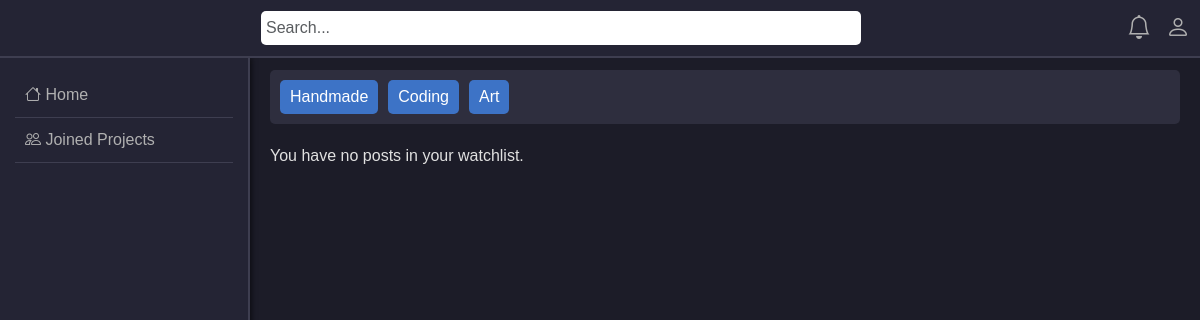
Page /home/ on the earlier database version.
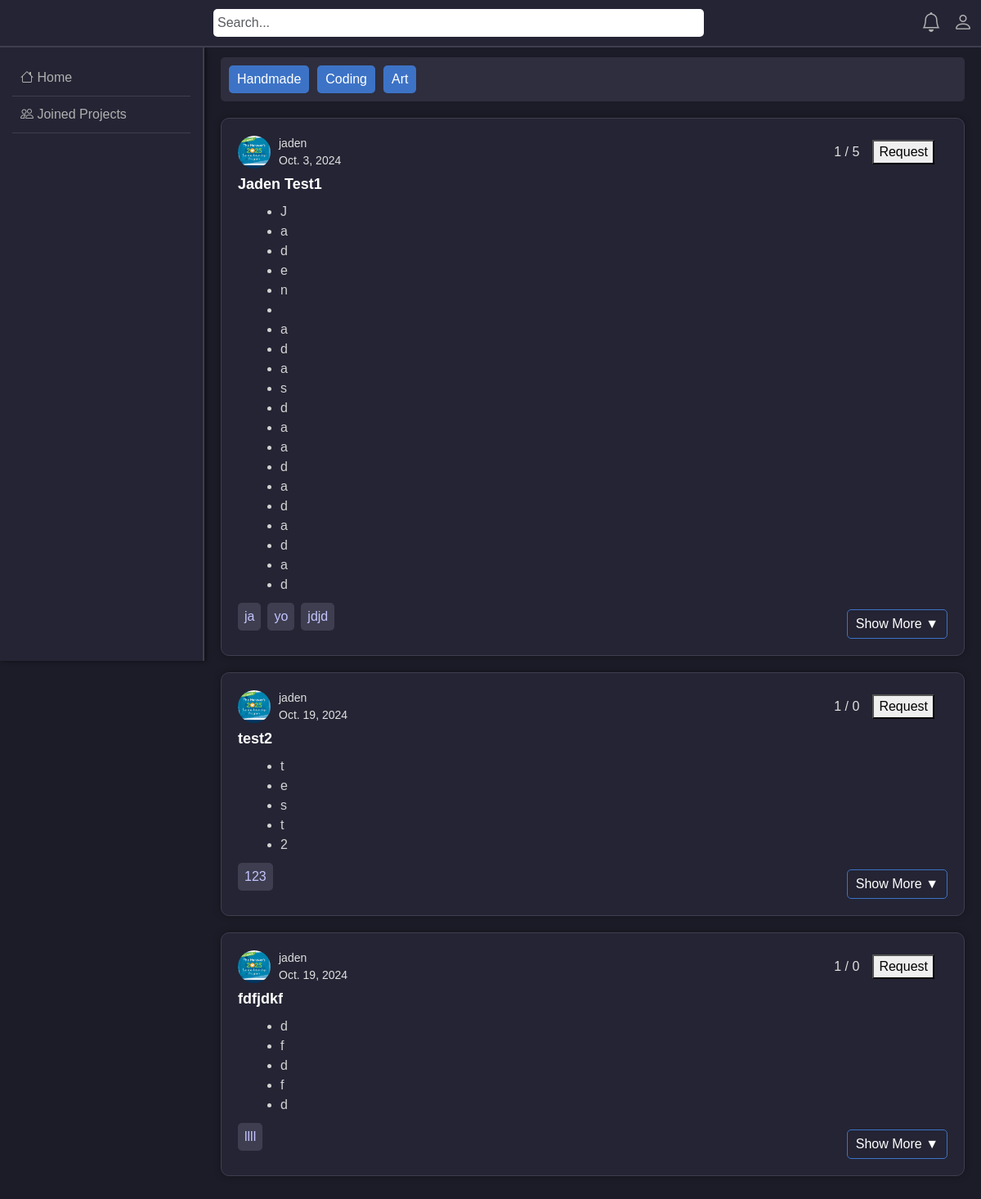
Same page on the later database version.
### main/models.py (models this page shows, shortened)
class ProjectPost(models.Model):
    title = models.CharField(max_length=100)
    description_long = models.TextField(null=True, blank=True)
    description = models.JSONField(default=list, blank=True)
    skills = models.JSONField(default=list, blank=True)
    likes = models.IntegerField(default=0)
    workers = models.IntegerField(default=1)
    workersneeded = models.IntegerField(default=2)  # This is the new field
    date = models.DateField()
    user = models.ForeignKey(User, on_delete=models.CASCADE)
    skills = models.JSONField(default=list, blank=True)
    categories = models.JSONField(default=list, blank=True)

### main/views.py (the view)
# urls.py: 2. Add a URL to urlpatterns:  path('', views.home, name='home')
def home(request):
    posts = ProjectPost.objects.all()
    posts_with_profiles = []
    for post in posts:
        try:
            profile = Profile.objects.get(user=post.user)  # Get profile for each post's user
        except Profile.DoesNotExist:
            profile = None  # In case the user has no profile
        posts_with_profiles.append({
            'post': post,
            'profile_image': profile.profile_image.url if profile and profile.profile_image else None
        })
    context = {
        'posts': posts_with_profiles,
    }
    return render(request, "main/home.html", context)

### main/templates/main/home.html (shortened to what this page needs)
{% load static %}
<!DOCTYPE html>
<html lang="en">
<head>
    <link href="https://cdn.jsdelivr.net/npm/bootstrap@5.3.0-alpha3/dist/css/bootstrap.min.css" rel="stylesheet">
    <link rel="stylesheet" href="https://cdn.jsdelivr.net/npm/bootstrap-icons/font/bootstrap-icons.css">
</head>
<body>
    <div class="navbar">
        <div class="search-bar-container">
            <input type="search" placeholder="Search..." class="form-control">
        </div>
        <div class="navbar-icons d-flex align-items-center">
            <i class="bi bi-bell" id="notification-icon"></i>
            <i class="bi bi-person" id="profile-icon" data-logged-in="{{ user.is_authenticated }}"></i>
        </div>
    </div>
    <div class="sidebar d-none d-md-block">
        <a href="#"><i class="bi bi-house"></i> Home</a>
        <a href="#"><i class="bi bi-people"></i> Joined Projects</a>
    </div>
<div class="content">
    <div class="category-bar">
        <button>Handmade</button>
        <button>Coding</button>
        <button>Art</button>
    </div>
    {% if posts %}
        {% for post in posts %}
        <div class="post-container" id="post-{{ post.post.id }}">
            <div class="post-header d-flex justify-content-between align-items-center">
                <div class="user-info d-flex align-items-center">
                    <img src="{{ post.profile_image }}" class="user-image rounded-circle" alt="User Icon">
                    <div class="name-time ml-3">
                        <span class="username">{{ post.post.user.username }}</span>
                        <span class="date-posted">{{ post.post.date }}</span>
                    </div>
                </div>
                <div class="post-actions d-flex align-items-center">
                    <span class="participants">{{ post.post.workers }} / {{ post.post.workersneeded }}</span>
                    <button class="join-btn mx-3">Request</button>
                </div>
            </div>
            <div class="post-title">
                {{ post.post.title }}
            </div>
            <div class="post-desc">
                <ul>
                    {% for item in post.post.description %}
                        <li>{{ item }}</li>
                    {% endfor %}
                </ul>
            </div>
            <div class="skills d-flex">
                {% for skill in post.post.skills %}
                    <span class="skill">{{ skill }}</span>
                {% endfor %}
            </div>
            <div class="post-footer d-flex justify-content-between align-items-center">
                <button class="more-btn" onclick="toggleBio('{{ post.post.id }}')">Show More ▼</button>
            </div>
        </div>
        {% endfor %}
    {% else %}
        <p>You have no posts in your watchlist.</p>
    {% endif %}
</div>
</body>
</html>

### main/templates/main/home.html (style rules this page uses)
body { font-family: Arial, sans-serif; background-color: #1c1c28; color: #e0e0e0; margin: 0; padding: 0; }
.navbar { position: fixed; top: 0; width: 100%; z-index: 1000; display: flex; align-items: center; justify-content: space-between; background-color: #242434; padding: 10px; border-bottom: 2px solid #3e3e50; }
.navbar input[type="search"] { width: 100%; max-width: 600px; padding: 5px; border-radius: 5px; border: none; background-color: #fff; color: #000; }
.search-bar-container { display: flex; justify-content: center; flex: 1; }
.navbar-icons { display: flex; align-items: center; }
.navbar-icons i { font-size: 24px; margin-left: 15px; cursor: pointer; color: #b0b0b0; }
.sidebar { background-color: #242434; padding: 15px; width: 250px; height: calc(100vh - 50px); position: fixed; top: 58px; left: 0; overflow-y: auto; border-right: 2px solid #3e3e50; box-shadow: 2px 0 5px rgba(0, 0, 0, 0.5); }
.sidebar a { display: block; padding: 10px; color: #b0b0b0; text-decoration: none; border-bottom: 1px solid #3e3e50; }
.content { margin-left: 250px; padding: 20px; width: calc(100% - 250px); background-color: #1c1c28; transition: margin-left 0.3s ease, width 0.3s ease; }
.post-container { position: relative; background-color: #242434; padding: 20px; margin-bottom: 20px; border-radius: 10px; border: 1px solid #3e3e50; box-shadow: 0 0 10px rgba(0, 0, 0, 0.3); }
.post-header { display: flex; justify-content: space-between; align-items: center; margin-bottom: 5px; }
.user-image { width: 40px; height: 40px; margin-right: 10px; }
.name-time { display: flex; flex-direction: column; color: #e0e0e0; font-size: 14px; }
.post-actions { display: flex; align-items: center; color: #e0e0e0; }
.post-title { font-size: 18px; font-weight: bold; margin-bottom: 8px; color: white; text-align: left; }
.post-desc ul { list-style-type: disc; margin-left: 20px; margin-bottom: 10px; color: #d3d3d3; }
.skills { display: flex; gap: 8px; margin-bottom: 5px; }
.skill { background-color: #3e3e50; color: #c4c4ff; padding: 5px 8px; border-radius: 5px; }
.post-footer { display: flex; justify-content: space-between; margin-top: 10px; }
.more-btn { position: absolute; bottom: 20px; right: 20px; background-color: transparent; border: 1px solid #3d73c6; color: white; padding: 5px 10px; border-radius: 5px; }
.category-bar { display: flex; overflow-x: auto; gap: 10px; padding: 10px; background-color: #2e2e3e; border-radius: 5px; margin-bottom: 20px; margin-top: 50px; }
.category-bar button { background-color: #3d73c6; color: white; border: none; padding: 5px 10px; border-radius: 5px; cursor: pointer; white-space: nowrap; }

Differences in the rows shown:
added ProjectPost: post.user.username "jaden", post "Oct. 3, 2024", post.workers "1", post.workersneeded "5", post "Jaden Test1", description "J" "a" "d" "e" "n" "a" "d" "a" "s" "d" "a" "a" "d" "a" "d" "a" "d" "a" "d", skills "ja" "yo" "jdjd"
added ProjectPost: post.user.username "jaden", post "Oct. 19, 2024", post.workers "1", post.workersneeded "0", post "test2", description "t" "e" "s" "t" "2", skills "123"
added ProjectPost: post.user.username "jaden", post "Oct. 19, 2024", post.workers "1", post.workersneeded "0", post "fdfjdkf", description "d" "f" "d" "f" "d", skills "llll"
Other differences:
text no longer shown: "You have no posts in your watchlist."
